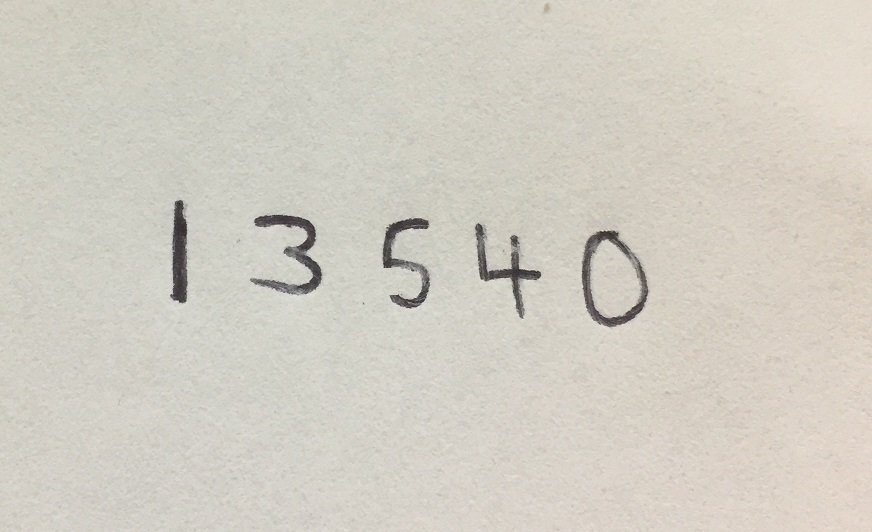
//> input picture Digit_Recognition/Images/text.jpg, 872 x 532 px, given in place of text1.tiff, which was not available
$ ./main   (built with g++ and OpenCV 4)
//> lines starting //> are read from the running program, lines starting //| are printed output that depends on the picture; after the words box and inside, x2 and y2 are one past the last pixel; in counts of white or black regions, pixels touching at a corner belong together; pictures that were not available may be replaced by others from this repository, and a replacement may not be noted
### Computer Vision with C++/Morphology/Morphology.h
#ifndef MORPHOLOGICLAL_H
#define MORPHOLOGICLAL_H

#include <opencv2/core/core.hpp>

class Morphology
{
public:
    Morphology();
    ~Morphology();

    void dilate(const cv::Mat &input, cv::Mat &output, const cv::Mat &kernel);
    void erode(const cv::Mat &input, cv::Mat &output, const cv::Mat &kernel);
    void subtract(const cv::Mat &input, cv::Mat &output, const cv::Mat &subtract);

    cv::Mat getKernelPlus();
    cv::Mat getKernelLine();
    cv::Mat getKernelFull(int size);

private:
    cv::Mat kernel3x3Plus;
    cv::Mat kernel1x5Line;
    cv::Mat kernel3x3Full, kernel4x4Full;
};

#endif /* MORPHOLOGICLAL_H */

### Computer Vision with C++/Morphology/imshow_multiple.h
#include <stdarg.h>

#include <opencv2/core/core.hpp>
#include <opencv2/highgui/highgui.hpp>
#include <opencv2/imgproc/imgproc.hpp>

///////////////////////////////////////////////////////////////////////////////
// show multiple images in one single window
///////////////////////////////////////////////////////////////////////////////
void imshow_multiple(const cv::string &winname, int nArgs, ...)
{
    // check number of images to show
    if(nArgs <= 0) {
        printf("No images specified\n");
        return;
    }
    else if(nArgs > 5) {
        printf("Too many images spacified\n");
        return;
    }

    // get the first image and its dimensions
    va_list args;
    va_start(args, nArgs);
    cv::Mat *pImg = va_arg(args, cv::Mat*);
    int rows = pImg->rows;
    int cols = pImg->cols;
    va_end(args);

    // create new big image to display all the others in a row
    cv::Mat imgMultiple(rows, cols * nArgs, pImg->type());

    // loop through all images and copy to the big one
    va_start(args, nArgs);

    for (int n = 0; n < nArgs; ++n)
    {
        pImg = va_arg(args, cv::Mat*);
        cv::Rect ROI(cols * n, 0, cols, rows);
        pImg->copyTo(imgMultiple(ROI));
    }

    // show the newly created image
    cv::imshow(winname, imgMultiple);

    va_end(args);
}

### Computer Vision with C++/Morphology/Morphology.cpp
#include <iostream>
#include <math.h>

#include <opencv2/imgproc/imgproc.hpp>
#include <opencv2/highgui/highgui.hpp>

#include "Morphology.h"

////////////////////////////////////////////////////////////////////////////////////
// constructor. initialize the kernels
////////////////////////////////////////////////////////////////////////////////////
Morphology::Morphology()
{
    // Initialize kernels
    uchar kernel3x3_plus[3 * 3] = {
        0, 1, 0,
        1, 1, 1,
        0, 1, 0 };
    kernel3x3Plus = cv::Mat(3, 3, CV_8U, kernel3x3_plus).clone();

    uchar kernel1x5_line[5] = { 1, 1, 1, 1, 1 };
    kernel1x5Line = cv::Mat(5, 1, CV_8U, kernel1x5_line).clone();

    uchar kernel3x3_full[3 * 3] = {
        1, 1, 1,
        1, 1, 1,
        1, 1, 1 };
    kernel3x3Full = cv::Mat(3, 3, CV_8U, kernel3x3_full).clone();

    uchar kernel4x4_full[4 * 4] = {
        1, 1, 1, 1,
        1, 1, 1, 1,
        1, 1, 1, 1,
        1, 1, 1, 1 };
    kernel4x4Full = cv::Mat(4, 4, CV_8U, kernel4x4_full).clone();
}

Morphology::~Morphology(){}

cv::Mat Morphology::getKernelPlus()
{
    return kernel3x3Plus;
}

cv::Mat Morphology::getKernelLine()
{
    return kernel1x5Line;
}

cv::Mat Morphology::getKernelFull(int size)
{
    if (size == 4)
        return kernel4x4Full;
    return kernel3x3Full;
}

void Morphology::dilate(const cv::Mat &input, cv::Mat &output, const cv::Mat &kernel)
{
    if (input.empty() || kernel.empty())
    {
        std::cout << "One ore more inputs are empty!" << std::endl;
        return;
    }

    int rows = input.rows;
    int cols = input.cols;

    int kRows = kernel.rows;
    int kCols = kernel.cols;

    int refPointX = (kCols - 1) / 2;
    int refPointY = (kRows - 1) / 2;

    output.release();
    output = cv::Mat::zeros(rows, cols, CV_8U);

    for (int r = 0; r < rows - kRows; ++r)
    {
        uchar *pOutput = output.ptr<uchar>(r + refPointY) + refPointX;

        for (int c = 0; c < cols - kCols; ++c)
        {
            bool found = false;

            for (int kr = 0; kr < kRows; ++kr)
            {
                const uchar *pInput = input.ptr<uchar>(r + kr) + c;
                const uchar *pKernel = kernel.ptr<uchar>(kr);

                for (int kc = 0; kc < kCols; ++kc)
                {
                    if (*pKernel > 0 && *pInput > 0)
                    {
                        found = true;
                        break;
                    }
                    ++pKernel;
                    ++pInput;
                }
                if (found)
                    break;
            }
            *pOutput = found ? 255 : 0;
            pOutput++;
        }
    }
}

void Morphology::erode(const cv::Mat &input, cv::Mat &output, const cv::Mat &kernel)
{
    if (input.empty() || kernel.empty())
    {
        std::cout << "One ore more inputs are empty!" << std::endl;
        return;
    }

    int rows = input.rows;
    int cols = input.cols;

    int kRows = kernel.rows;
    int kCols = kernel.cols;

    int refPointX = (kCols - 1) / 2;
    int refPointY = (kRows - 1) / 2;

    output.release();
    output = cv::Mat::zeros(rows, cols, CV_8U);

    for (int r = 0; r < rows - kRows; ++r)
    {
        uchar *pOutput = output.ptr<uchar>(r + refPointY) + refPointX;

        for (int c = 0; c < cols - kCols; ++c)
        {
            bool found = false;

            for (int kr = 0; kr < kRows; ++kr)
            {
                const uchar *pInput = input.ptr<uchar>(r + kr) + c;
                const uchar *pKernel = kernel.ptr<uchar>(kr);

                for (int kc = 0; kc < kCols; ++kc)
                {
                    if (*pKernel > 0 && *pInput == 0)
                    {
                        found = true;
                        break;
                    }
                    ++pKernel;
                    ++pInput;
                }
                if (found)
                    break;
            }
            *pOutput = found ? 0 : 255;
            pOutput++;
        }
    }
}

void Morphology::subtract(const cv::Mat &input, cv::Mat &output, const cv::Mat &subtract)
{
    if (input.empty() || subtract.empty())
    {
        std::cout << "One ore more inputs are empty!" << std::endl;
        return;
    }

    int rows = input.rows;
    int cols = input.cols;

    if (subtract.rows != rows || subtract.cols != cols)
    {
        std::cout << "subtract image does not fit input image!" << std::endl;
        return;
    }

    output.release();
    output = cv::Mat::zeros(rows, cols, CV_8U);

    if (input.isContinuous() && output.isContinuous() && subtract.isContinuous())
    {
        cols = rows * cols;
        rows = 1;
    }

    for (int r = 0; r < rows; ++r)
    {
        uchar *pOutput = output.ptr<uchar>(r);
        const uchar *pInput = input.ptr<uchar>(r);
        const uchar *pSubtract = subtract.ptr<uchar>(r);

        for (int c = 0; c < cols; ++c)
        {
            int value = *pInput++ - *pSubtract++;
            *pOutput++ = value > 0 ? value : 0;
        }
    }
}

### Computer Vision with C++/Morphology/main.cpp
#include <iostream>

#include <opencv2/core/core.hpp>
#include <opencv2/highgui/highgui.hpp>
#include <opencv2/imgproc/imgproc.hpp>

#include "imshow_multiple.h"
#include "Morphology.h"

int main(int argc, char *argv[])
{
    //create class instance
    Morphology *morphology = new Morphology();

    ///////////////////////////////////////////////////////////////////////////////
    // Closing: dilate then erode
    ///////////////////////////////////////////////////////////////////////////////

    // Closing #1
    cv::Mat imgText1 = cv::imread(INPUTIMAGEDIR "/text1.tiff", CV_LOAD_IMAGE_GRAYSCALE);
//> imgText1: 532 rows x 872 cols, CV_8UC1; min 37, max 236, mean 205.7
    cv::threshold(imgText1, imgText1, 0, 255, CV_THRESH_BINARY);
//> imgText1: 532 rows x 872 cols, CV_8UC1; every value is 255
    cv::Mat imgtext1Dilated, imgText1Eroded;
    morphology->dilate(imgText1, imgtext1Dilated, morphology->getKernelPlus());
//> after the loop in dilate, `for (int r = 0; r < rows - kRows; ++r)`:
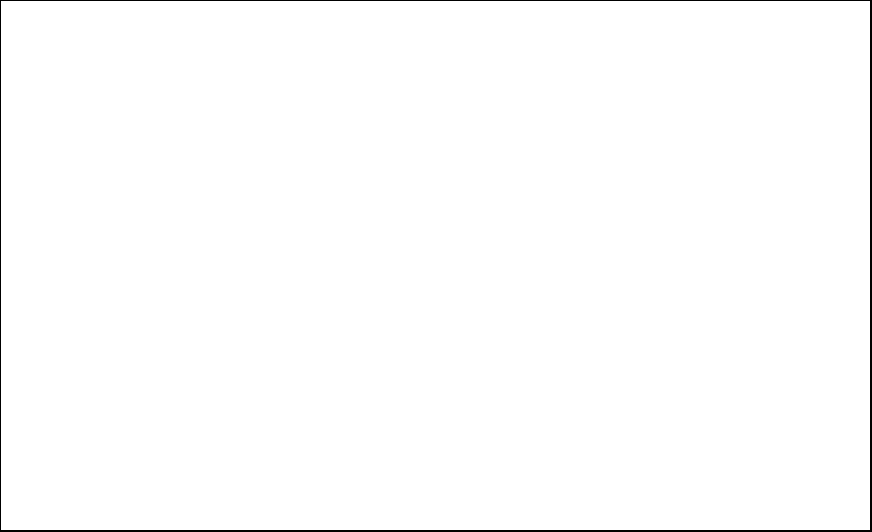
//> output: 532 rows x 872 cols, CV_8UC1; 99.1% white; 1 black region, box (x1, y1, x2, y2) and area: (0, 0, 872, 532) 4203
    morphology->erode(imgtext1Dilated, imgText1Eroded, morphology->getKernelPlus());
//> after the loop in erode, `for (int r = 0; r < rows - kRows; ++r)`: output: 532 rows x 872 cols, CV_8UC1; 98.5% white; 1 black region, box (x1, y1, x2, y2) and area: (0, 0, 872, 532) 6995
    imshow_multiple("Closing #1, kernel 3x3 'plus'", 3, &imgText1, &imgtext1Dilated, &imgText1Eroded);

    // Closing #2
    cv::Mat imgText2 = cv::imread(INPUTIMAGEDIR "/text2.tiff", CV_LOAD_IMAGE_GRAYSCALE);
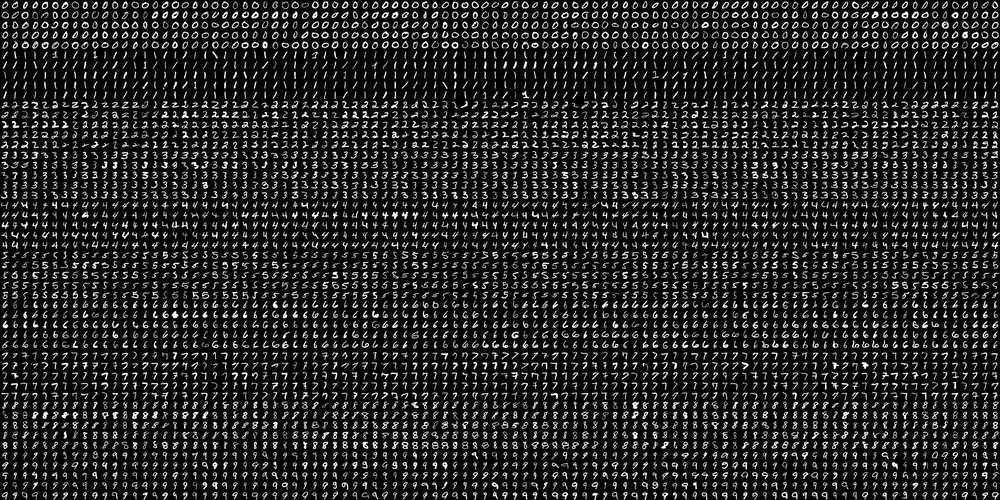
//> input picture Digit_Recognition/Images/digits.png, 1000 x 500 px, shrunk from 2000 x 1000 before the run, given in place of text2.tiff, which was not available
//> imgText2 is the input picture: 500 rows x 1000 cols, CV_8UC1; min 0, max 255, mean 36.1
    cv::threshold(imgText2, imgText2, 0, 255, CV_THRESH_BINARY);
//> imgText2: 500 rows x 1000 cols, CV_8UC1; 53% white; black in thin lines or dots
    cv::Mat imgtext2Dilated, imgText2Eroded;
    morphology->dilate(imgText2, imgtext2Dilated, morphology->getKernelLine());
//> after the loop in dilate (call 2), `for (int r = 0; r < rows - kRows; ++r)`: output: 500 rows x 1000 cols, CV_8UC1; 87.4% white; black in thin lines or dots
    morphology->erode(imgtext2Dilated, imgText2Eroded, morphology->getKernelLine());
//> after the loop in erode (call 2), `for (int r = 0; r < rows - kRows; ++r)`: output: 500 rows x 1000 cols, CV_8UC1; 75.9% white; 3418 black regions (2194 under 20 px), largest, box (x1, y1, x2, y2) and area: (0, 0, 1000, 500) 14293, (987, 206, 994, 402) 497, (427, 48, 434, 187) 408
    imshow_multiple("Closing #2, kernel 1x5 'line'", 3, &imgText2, &imgtext2Dilated, &imgText2Eroded);
//> call 2 of imshow_multiple, with winname = "Closing #2, kernel 1x5 'line'", nArgs = 3
//> in imshow_multiple (call 2), `cv::imshow(winname, imgMultiple);`:
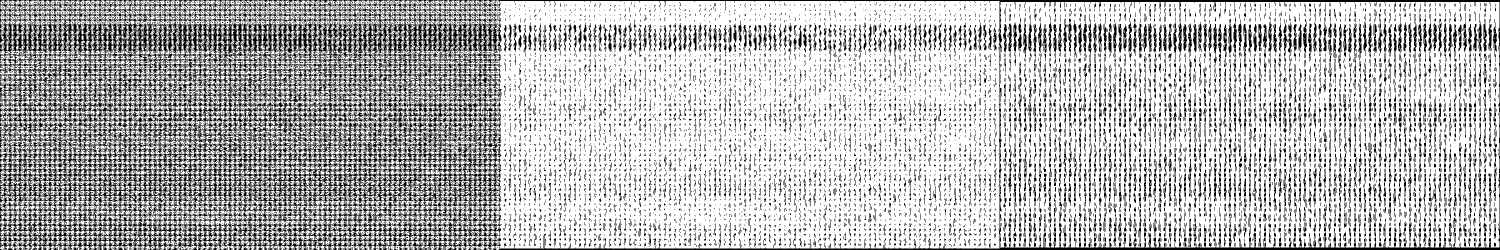
//> window "Closing #2, kernel 1x5 'line'": 500 rows x 3000 cols, CV_8UC1 (shown at 1/2 size); 72.1% white; black in thin lines or dots

    // Closing #3
    cv::Mat imgClosing3 = cv::imread(INPUTIMAGEDIR "/dots.tiff", CV_LOAD_IMAGE_GRAYSCALE);
    cv::threshold(imgClosing3, imgClosing3, 0, 255, CV_THRESH_BINARY);
    cv::Mat imgKernelDot = cv::imread(INPUTIMAGEDIR "/kernel_dot.tiff", CV_LOAD_IMAGE_GRAYSCALE);
    cv::threshold(imgKernelDot, imgKernelDot, 0, 255, CV_THRESH_BINARY);
    cv::Mat imgClosing3Dilated, imgClosing3Eroded;
    morphology->dilate(imgClosing3, imgClosing3Dilated, imgKernelDot);
//> after the loop in dilate (call 3), `for (int r = 0; r < rows - kRows; ++r)`: output: 500 rows x 1000 cols, CV_8UC1; every value is 0
    morphology->erode(imgClosing3Dilated, imgClosing3Eroded, imgKernelDot);
    imshow_multiple("Closing #3", 3, &imgClosing3, &imgClosing3Dilated, &imgClosing3Eroded);

    ///////////////////////////////////////////////////////////////////////////////
    // Opening: erode then dilate
    ///////////////////////////////////////////////////////////////////////////////

    // Opening #1
    cv::Mat imgFingerprint = cv::imread(INPUTIMAGEDIR "/fingerprint.tiff", CV_LOAD_IMAGE_GRAYSCALE);
    cv::threshold(imgFingerprint, imgFingerprint, 0, 255, CV_THRESH_BINARY);
    cv::Mat imgFingerprintEroded, imgFingerprintDilated;
    morphology->erode(imgFingerprint, imgFingerprintEroded, morphology->getKernelFull(3));
//> after the loop in erode (call 4), `for (int r = 0; r < rows - kRows; ++r)`: output: 500 rows x 1000 cols, CV_8UC1; 3.7% white in thin lines or dots
    morphology->dilate(imgFingerprintEroded, imgFingerprintDilated, morphology->getKernelFull(3));
//> after the loop in dilate (call 4), `for (int r = 0; r < rows - kRows; ++r)`: output: 500 rows x 1000 cols, CV_8UC1; 16.2% white; 4302 white regions (2544 under 20 px), largest, box (x1, y1, x2, y2) and area: (961, 31, 970, 39) 54, (871, 11, 879, 19) 52, (322, 1, 329, 9) 51
    imshow_multiple("Opening #1, kernel 3x3", 3, &imgFingerprint, &imgFingerprintEroded, &imgFingerprintDilated);

    // Opening #2
    cv::Mat imgText3 = cv::imread(INPUTIMAGEDIR "/text3.tiff", CV_LOAD_IMAGE_GRAYSCALE);
    cv::threshold(imgText3, imgText3, 0, 255, CV_THRESH_BINARY);
    cv::Mat imgText3Eroded, imgText3Dilated;
    morphology->erode(imgText3, imgText3Eroded, morphology->getKernelFull(4));
//> after the loop in erode (call 5), `for (int r = 0; r < rows - kRows; ++r)`: output: 500 rows x 1000 cols, CV_8UC1; 0.48% white in thin lines or dots
    morphology->dilate(imgText3Eroded, imgText3Dilated, morphology->getKernelFull(4));
//> after the loop in dilate (call 5), `for (int r = 0; r < rows - kRows; ++r)`:
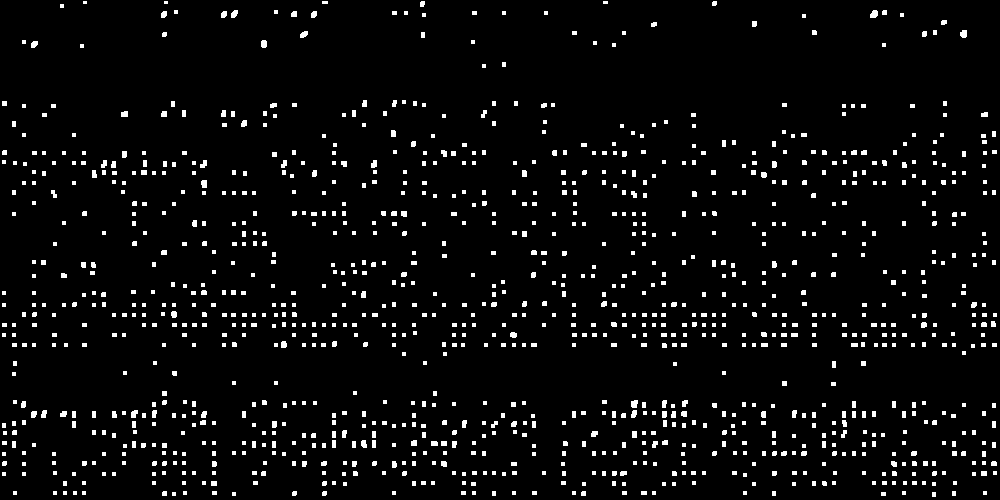
//> output: 500 rows x 1000 cols, CV_8UC1; 4.8% white; 1185 white regions (593 under 20 px), largest, box (x1, y1, x2, y2) and area: (870, 10, 878, 18) 52, (960, 30, 967, 38) 48, (631, 400, 638, 408) 48
    imshow_multiple("Opening #2, kernel 4x4", 3, &imgText3, &imgText3Eroded, &imgText3Dilated);
//> in imshow_multiple (call 5), `cv::imshow(winname, imgMultiple);`:
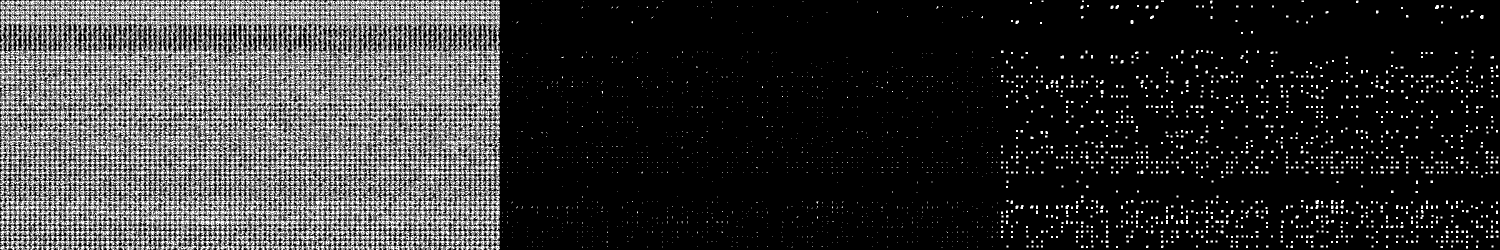
//> window 'Opening #2, kernel 4x4': 500 rows x 3000 cols, CV_8UC1 (shown at 1/2 size); 19.4% white in thin lines or dots

    ///////////////////////////////////////////////////////////////////////////////
    // Boundary extraction: subtract eroded image from original image
    ///////////////////////////////////////////////////////////////////////////////

    cv::Mat img = cv::imread(INPUTIMAGEDIR "/segments.tiff", CV_LOAD_IMAGE_GRAYSCALE);
    cv::threshold(img, img, 0, 255, CV_THRESH_BINARY);
    cv::Mat imgEroded, imgsubtracted;
    morphology->erode(img, imgEroded, morphology->getKernelFull(3));
    morphology->subtract(img, imgsubtracted, imgEroded);
//> after the loop in subtract, `for (int r = 0; r < rows; ++r)`:
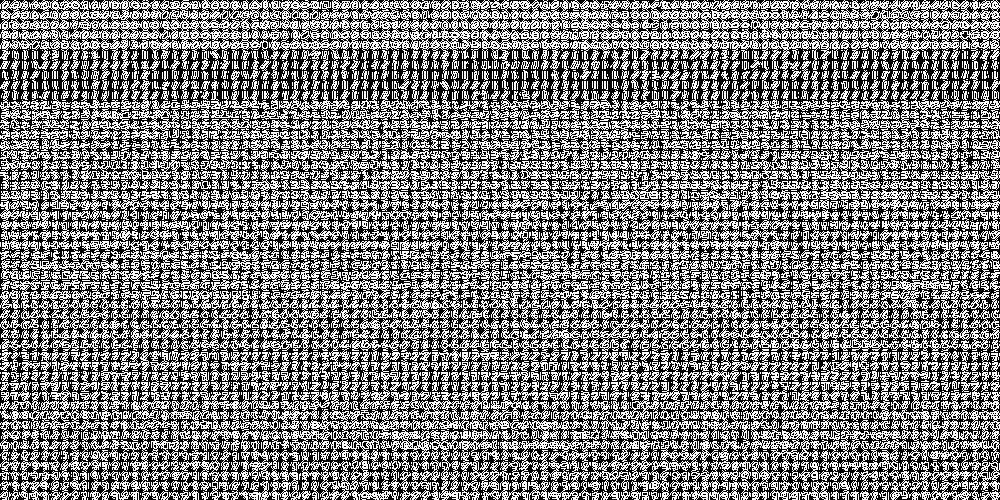
//> output: 500 rows x 1000 cols, CV_8UC1; 49.3% white in thin lines or dots
    imshow_multiple("Boundary extraction", 3, &img, &imgEroded, &imgsubtracted);
//> in imshow_multiple (call 6), `cv::imshow(winname, imgMultiple);`:
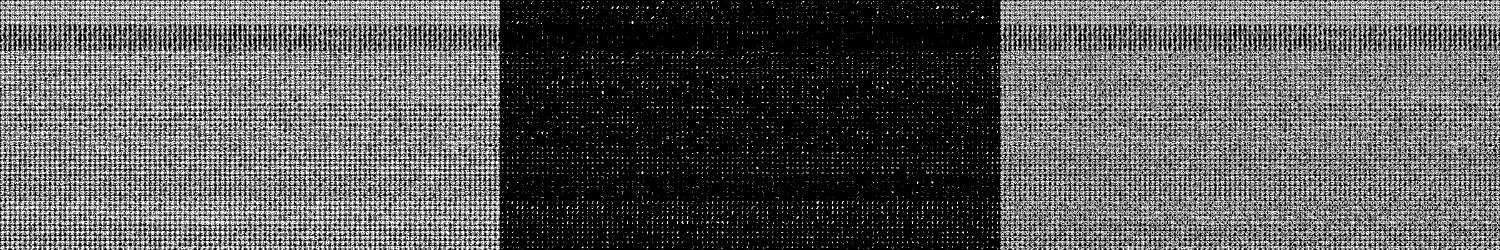
//> window 'Boundary extraction': 500 rows x 3000 cols, CV_8UC1 (shown at 1/2 size); 35.3% white in thin lines or dots

    //wait for key pressed
    cv::waitKey();

    return 0;
}
